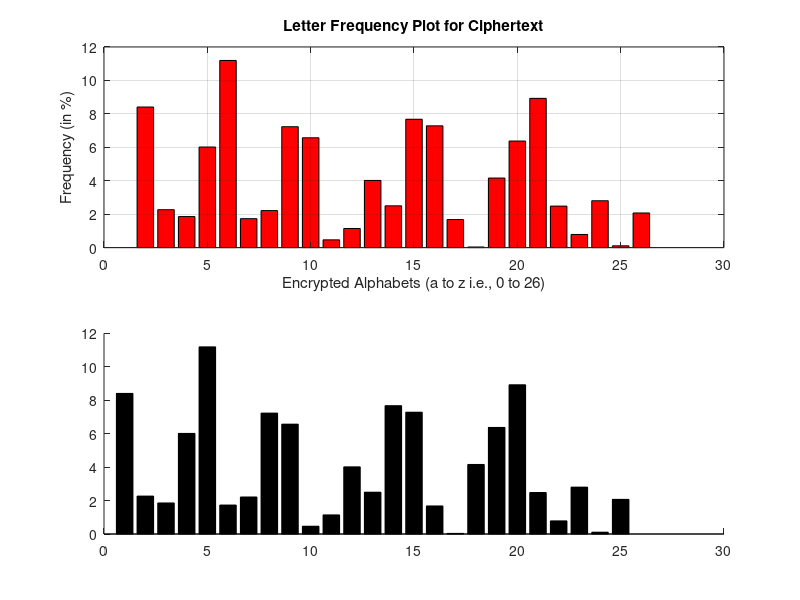

MATLAB code for this plot: (Note: this script raises an error after producing the figure.)
%% This program plots the letter frequency of the input text
clc; close all; clear all;

%% Reading ciphertext from file
cipherText = fileread('Task_2_CipherText1.txt'); 
ascii_cipherText = double(cipherText); %Converting string to numeric ASCII values

%% Reading plaintext from file
plainText = fileread('PlainText1.txt'); 
ascii_plainText = double(plainText); % converting string to numeric ASCII values

%% array declaration. Array size 1x26
frequency_cipher = zeros(1,26); 
frequency_plain = zeros(1,26);

%% Counting frequency for small case letters
for i= 97:1:122
    frequency_cipher(i-96) = length(find(ascii_cipherText==i));
    frequency_plain(i-96) = length(find(ascii_plainText==i));
end

%% Counting frequency for capital case letters
for i= 65:1:90
    frequency_cipher(i-64) = frequency_cipher(i-64) + length(find(ascii_cipherText==i));
    frequency_plain(i-64) = frequency_plain(i-64) + length(find(ascii_plainText==i));
end

%% Normalizing to percentage value
frequency_cipher = frequency_cipher/sum(frequency_cipher)*100; 
frequency_plain = frequency_plain/sum(frequency_plain)*100; 

%% Ploting letter frequency for ciphrtext
subplot(2,1,1)
bar(frequency_cipher, 'red')
xlabel('Encrypted Alphabets (a to z i.e., 0 to 26)')
ylabel('Frequency (in %)')
title('Letter Frequency Plot for Ciphertext')
grid on

%% Ploting letter frequency for plaintext
subplot(2,1,2)
bar(frequency_plain, '')
xlabel('Plain Alphabets (a to z i.e., 0 to 26)')
ylabel('Frequency (in %)')
title('Letter Frequency Plot for Plaintext')
grid on
